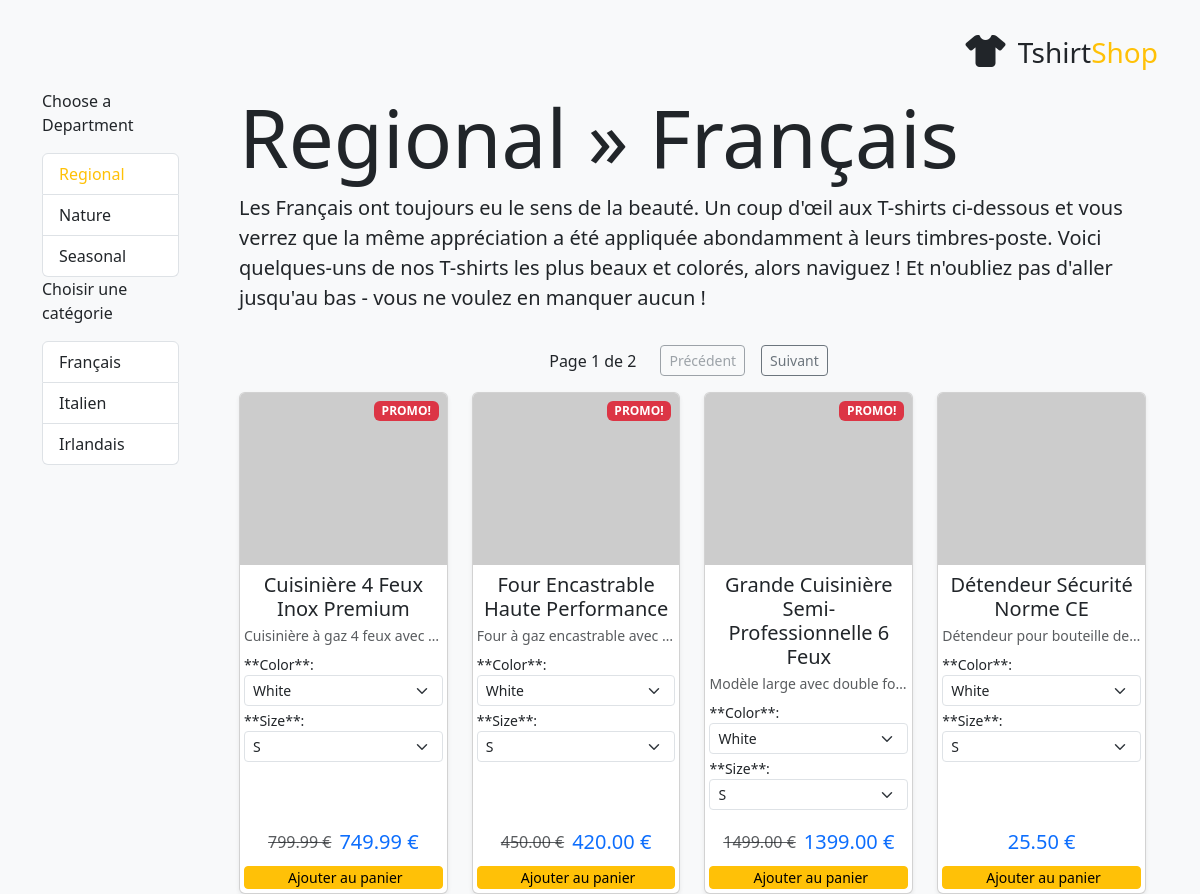
The page /index.php?DepartmentId=1&CategoryId=1 on the database its author committed.
### tables this page shows
CREATE TABLE `department` (
  `department_id` int(11) NOT NULL,
  `name` varchar(100) NOT NULL,
  `description` varchar(1000) DEFAULT NULL
);

CREATE TABLE `category` (
  `category_id` int(11) NOT NULL,
  `department_id` int(11) NOT NULL,
  `name` varchar(100) NOT NULL,
  `description` varchar(1000) DEFAULT NULL
);

CREATE TABLE `product` (
  `product_id` int(11) NOT NULL,
  `name` varchar(100) NOT NULL,
  `description` varchar(1000) NOT NULL,
  `price` decimal(10,2) NOT NULL,
  `discounted_price` decimal(10,2) NOT NULL DEFAULT '0.00',
  `image` varchar(150) DEFAULT NULL,
  `image_2` varchar(150) DEFAULT NULL,
  `thumbnail` varchar(150) DEFAULT NULL,
  `display` smallint(6) NOT NULL DEFAULT '0'
);

CREATE TABLE `attribute` (
  `attribute_id` int(11) NOT NULL,
  `name` varchar(100) NOT NULL
);

CREATE TABLE `attribute_value` (
  `attribute_value_id` int(11) NOT NULL,
  `attribute_id` int(11) NOT NULL,
  `value` varchar(100) NOT NULL
);

### presentation/templates_c/%%10^108^1083067C%%products_list.tpl.php (the view, shortened to what the rows shown need)
<?php echo smarty_function_load_presentation_object(array('filename' => 'products_list','assign' => 'obj'), $this);?>
<?php if ($this->_tpl_vars['obj']->mrTotalPages > 1): ?>
    <p class="d-flex justify-content-center align-items-center my-3">
        <span class="me-3">Page <?php echo $this->_tpl_vars['obj']->mPage; ?>
 de <?php echo $this->_tpl_vars['obj']->mrTotalPages; ?>
</span>
        <span class="mx-2">
            <?php if ($this->_tpl_vars['obj']->mLinkToPreviousPage): ?>
                <a href="<?php echo $this->_tpl_vars['obj']->mLinkToPreviousPage; ?>
" class="btn btn-outline-secondary btn-sm">Précédent</a>
            <?php else: ?>
                <span class="btn btn-outline-secondary btn-sm disabled">Précédent</span>
            <?php endif; ?>
        </span>
        <span class="mx-2">
            <?php if ($this->_tpl_vars['obj']->mLinkToNextPage): ?>
                <a href="<?php echo $this->_tpl_vars['obj']->mLinkToNextPage; ?>
" class="btn btn-outline-secondary btn-sm">Suivant</a>
            <?php else: ?>
                <span class="btn btn-outline-secondary btn-sm disabled">Suivant</span>
            <?php endif; ?>
        </span>
    </p>
<?php endif; ?>
<?php if ($this->_tpl_vars['obj']->mProducts): ?>
        <div class="row row-cols-1 row-cols-sm-2 row-cols-md-3 row-cols-lg-4 g-4">
        <?php unset($this->_sections['k']);
$this->_sections['k']['name'] = 'k';
$this->_sections['k']['loop'] = is_array($_loop=$this->_tpl_vars['obj']->mProducts) ? count($_loop) : max(0, (int)$_loop); unset($_loop);
$this->_sections['k']['show'] = true;
$this->_sections['k']['max'] = $this->_sections['k']['loop'];
$this->_sections['k']['step'] = 1;
$this->_sections['k']['start'] = $this->_sections['k']['step'] > 0 ? 0 : $this->_sections['k']['loop']-1;
if ($this->_sections['k']['show']) {
    $this->_sections['k']['total'] = $this->_sections['k']['loop'];
} else
    $this->_sections['k']['total'] = 0;
if ($this->_sections['k']['show']):
            for ($this->_sections['k']['index'] = $this->_sections['k']['start'], $this->_sections['k']['iteration'] = 1;
                 $this->_sections['k']['iteration'] <= $this->_sections['k']['total'];
                 $this->_sections['k']['index'] += $this->_sections['k']['step'], $this->_sections['k']['iteration']++):
$this->_sections['k']['rownum'] = $this->_sections['k']['iteration'];
$this->_sections['k']['index_prev'] = $this->_sections['k']['index'] - $this->_sections['k']['step'];
$this->_sections['k']['index_next'] = $this->_sections['k']['index'] + $this->_sections['k']['step'];
$this->_sections['k']['first']      = ($this->_sections['k']['iteration'] == 1);
$this->_sections['k']['last']       = ($this->_sections['k']['iteration'] == $this->_sections['k']['total']);
?>
                        <div class="col">
                <div class="card h-100 shadow-sm product-card-custom">
                                        <div class="position-relative">
                        <?php if ($this->_tpl_vars['obj']->mProducts[$this->_sections['k']['index']]['thumbnail'] != ""): ?>
                            <a href="<?php echo $this->_tpl_vars['obj']->mProducts[$this->_sections['k']['index']]['link_to_product']; ?>
">
                                                                                                <img src="https://placehold.co/600x500" class="card-img-top" alt="T-Shirt Placeholder">
                            </a>
                                                        <?php if ($this->_tpl_vars['obj']->mProducts[$this->_sections['k']['index']]['discounted_price'] != 0 && $this->_tpl_vars['obj']->mProducts[$this->_sections['k']['index']]['price'] > $this->_tpl_vars['obj']->mProducts[$this->_sections['k']['index']]['discounted_price']): ?>
                                <span class="badge bg-danger position-absolute top-0 end-0 mt-2 me-2">
                                    PROMO!
                                </span>
                            <?php endif; ?>
                        <?php endif; ?>
                    </div>
                                        <div class="card-body d-flex flex-column text-center m-0 p-1">
                        <h5 class="card-title fs-5 m-1">
                            <a href="<?php echo $this->_tpl_vars['obj']->mProducts[$this->_sections['k']['index']]['link_to_product']; ?>
" class="text-decoration-none text-dark">
                                <?php echo $this->_tpl_vars['obj']->mProducts[$this->_sections['k']['index']]['name']; ?>
                            </a>
                        </h5>
                        <p class="card-text text-muted small text-truncate m-0">
                            <?php echo $this->_tpl_vars['obj']->mProducts[$this->_sections['k']['index']]['description']; ?>
                        </p>
                                                <p class="attributes text-start small mt-2">
                                                <?php unset($this->_sections['l']);
$this->_sections['l']['name'] = 'l';
$this->_sections['l']['loop'] = is_array($_loop=$this->_tpl_vars['obj']->mProducts[$this->_sections['k']['index']]['attributes']) ? count($_loop) : max(0, (int)$_loop); unset($_loop);
$this->_sections['l']['show'] = true;
$this->_sections['l']['max'] = $this->_sections['l']['loop'];
$this->_sections['l']['step'] = 1;
$this->_sections['l']['start'] = $this->_sections['l']['step'] > 0 ? 0 : $this->_sections['l']['loop']-1;
if ($this->_sections['l']['show']) {
    $this->_sections['l']['total'] = $this->_sections['l']['loop'];
} else
    $this->_sections['l']['total'] = 0;
if ($this->_sections['l']['show']):
            for ($this->_sections['l']['index'] = $this->_sections['l']['start'], $this->_sections['l']['iteration'] = 1;
                 $this->_sections['l']['iteration'] <= $this->_sections['l']['total'];
                 $this->_sections['l']['index'] += $this->_sections['l']['step'], $this->_sections['l']['iteration']++):
$this->_sections['l']['rownum'] = $this->_sections['l']['iteration'];
$this->_sections['l']['index_prev'] = $this->_sections['l']['index'] - $this->_sections['l']['step'];
$this->_sections['l']['index_next'] = $this->_sections['l']['index'] + $this->_sections['l']['step'];
$this->_sections['l']['first']      = ($this->_sections['l']['iteration'] == 1);
$this->_sections['l']['last']       = ($this->_sections['l']['iteration'] == $this->_sections['l']['total']);
?>
                                                        <?php if ($this->_sections['l']['first'] || $this->_tpl_vars['obj']->mProducts[$this->_sections['k']['index']]['attributes'][$this->_sections['l']['index']]['attribute_name'] !== $this->_tpl_vars['obj']->mProducts[$this->_sections['k']['index']]['attributes'][$this->_sections['l']['index_prev']]['attribute_name']): ?>
                                **<?php echo $this->_tpl_vars['obj']->mProducts[$this->_sections['k']['index']]['attributes'][$this->_sections['l']['index']]['attribute_name']; ?>
**:
                                <select name="attr_<?php echo $this->_tpl_vars['obj']->mProducts[$this->_sections['k']['index']]['attributes'][$this->_sections['l']['index']]['attribute_name']; ?>
" class="form-select form-select-sm mb-1">
                            <?php endif; ?>
                                                        <option value="<?php echo $this->_tpl_vars['obj']->mProducts[$this->_sections['k']['index']]['attributes'][$this->_sections['l']['index']]['attribute_value']; ?>
">
                                <?php echo $this->_tpl_vars['obj']->mProducts[$this->_sections['k']['index']]['attributes'][$this->_sections['l']['index']]['attribute_value']; ?>
                            </option>
                            <?php if ($this->_sections['l']['last'] || $this->_tpl_vars['obj']->mProducts[$this->_sections['k']['index']]['attributes'][$this->_sections['l']['index']]['attribute_name'] !== $this->_tpl_vars['obj']->mProducts[$this->_sections['k']['index']]['attributes'][$this->_sections['l']['index_next']]['attribute_name']): ?>
                                </select>
                            <?php endif; ?>
                        <?php endfor; endif; ?>
                        </p>
                                                <div class="mt-auto">
                            <div class="price-section d-flex justify-content-center mb-1">
                                <?php if ($this->_tpl_vars['obj']->mProducts[$this->_sections['k']['index']]['discounted_price'] != 0): ?>
                                                                        <span class="text-muted text-decoration-line-through me-2 fs-6"><?php echo ((is_array($_tmp=$this->_tpl_vars['obj']->mProducts[$this->_sections['k']['index']]['price'])) ? $this->_run_mod_handler('string_format', true, $_tmp, "%.2f €") : smarty_modifier_string_format($_tmp, "%.2f €")); ?>
</span>
                                                                        <span class="h5 text-primary fs-5"><?php echo ((is_array($_tmp=$this->_tpl_vars['obj']->mProducts[$this->_sections['k']['index']]['discounted_price'])) ? $this->_run_mod_handler('string_format', true, $_tmp, "%.2f €") : smarty_modifier_string_format($_tmp, "%.2f €")); ?>
</span>
                                <?php else: ?>
                                                                        <span class="h5 text-primary fs-5"><?php echo ((is_array($_tmp=$this->_tpl_vars['obj']->mProducts[$this->_sections['k']['index']]['price'])) ? $this->_run_mod_handler('string_format', true, $_tmp, "%.2f €") : smarty_modifier_string_format($_tmp, "%.2f €")); ?>
</span>
                                <?php endif; ?>
                            </div>
                            <button type="button" class="btn btn-warning btn-sm w-100 p-0">
                                <i class="bi bi-cart-plus-fill me-1"></i> Ajouter au panier
                            </button>
                        </div>
                    </div>
                </div>
            </div>
        <?php endfor; endif; ?>
    </div> <?php endif; ?>

### presentation/templates_c/%%A5^A5A^A5A1C73D%%departments_list.tpl.php (shortened to what the rows shown need)
<?php echo smarty_function_load_presentation_object(array('filename' => 'departments_list','assign' => 'obj'), $this);?>
<div class="box">
  <ul class="list-group">
        <?php unset($this->_sections['i']);
$this->_sections['i']['name'] = 'i';
$this->_sections['i']['loop'] = is_array($_loop=$this->_tpl_vars['obj']->mDepartments) ? count($_loop) : max(0, (int)$_loop); unset($_loop);
$this->_sections['i']['show'] = true;
$this->_sections['i']['max'] = $this->_sections['i']['loop'];
$this->_sections['i']['step'] = 1;
$this->_sections['i']['start'] = $this->_sections['i']['step'] > 0 ? 0 : $this->_sections['i']['loop']-1;
if ($this->_sections['i']['show']) {
    $this->_sections['i']['total'] = $this->_sections['i']['loop'];
} else
    $this->_sections['i']['total'] = 0;
if ($this->_sections['i']['show']):
            for ($this->_sections['i']['index'] = $this->_sections['i']['start'], $this->_sections['i']['iteration'] = 1;
                 $this->_sections['i']['iteration'] <= $this->_sections['i']['total'];
                 $this->_sections['i']['index'] += $this->_sections['i']['step'], $this->_sections['i']['iteration']++):
$this->_sections['i']['rownum'] = $this->_sections['i']['iteration'];
$this->_sections['i']['index_prev'] = $this->_sections['i']['index'] - $this->_sections['i']['step'];
$this->_sections['i']['index_next'] = $this->_sections['i']['index'] + $this->_sections['i']['step'];
$this->_sections['i']['first']      = ($this->_sections['i']['iteration'] == 1);
$this->_sections['i']['last']       = ($this->_sections['i']['iteration'] == $this->_sections['i']['total']);
?>
      <li class="list-group-item list-group-item-action">
                <a <?php echo $this->_tpl_vars['selected']; ?>
 href="<?php echo $this->_tpl_vars['obj']->mDepartments[$this->_sections['i']['index']]['link_to_department']; ?>
" class="text-decoration-none text-dark">
          <?php echo $this->_tpl_vars['obj']->mDepartments[$this->_sections['i']['index']]['name']; ?>
        </a>
      </li>
    <?php endfor; endif; ?>
  </ul>
</div>

### presentation/templates_c/%%D3^D37^D37CBFF6%%categories_list.tpl.php (shortened to what the rows shown need)
<?php echo smarty_function_load_presentation_object(array('filename' => 'categories_list','assign' => 'obj'), $this);?>
<div class="box">
  <ul class="list-group">
  <?php unset($this->_sections['i']);
$this->_sections['i']['name'] = 'i';
$this->_sections['i']['loop'] = is_array($_loop=$this->_tpl_vars['obj']->mCategories) ? count($_loop) : max(0, (int)$_loop); unset($_loop);
$this->_sections['i']['show'] = true;
$this->_sections['i']['max'] = $this->_sections['i']['loop'];
$this->_sections['i']['step'] = 1;
$this->_sections['i']['start'] = $this->_sections['i']['step'] > 0 ? 0 : $this->_sections['i']['loop']-1;
if ($this->_sections['i']['show']) {
    $this->_sections['i']['total'] = $this->_sections['i']['loop'];
} else
    $this->_sections['i']['total'] = 0;
if ($this->_sections['i']['show']):
            for ($this->_sections['i']['index'] = $this->_sections['i']['start'], $this->_sections['i']['iteration'] = 1;
                 $this->_sections['i']['iteration'] <= $this->_sections['i']['total'];
                 $this->_sections['i']['index'] += $this->_sections['i']['step'], $this->_sections['i']['iteration']++):
$this->_sections['i']['rownum'] = $this->_sections['i']['iteration'];
$this->_sections['i']['index_prev'] = $this->_sections['i']['index'] - $this->_sections['i']['step'];
$this->_sections['i']['index_next'] = $this->_sections['i']['index'] + $this->_sections['i']['step'];
$this->_sections['i']['first']      = ($this->_sections['i']['iteration'] == 1);
$this->_sections['i']['last']       = ($this->_sections['i']['iteration'] == $this->_sections['i']['total']);
?>
    <li class="list-group-item list-group-item-action">
      <a <?php echo $this->_tpl_vars['selected']; ?>
 href="<?php echo $this->_tpl_vars['obj']->mCategories[$this->_sections['i']['index']]['link_to_category']; ?>
" class="text-decoration-none text-dark">
        <?php echo $this->_tpl_vars['obj']->mCategories[$this->_sections['i']['index']]['name']; ?>
      </a>
    </li>
  <?php endfor; endif; ?>
  </ul>
</div>

### presentation/templates_c/%%69^691^6917ADC1%%department.tpl.php (shortened to what the rows shown need)
<?php echo smarty_function_load_presentation_object(array('filename' => 'department','assign' => 'obj'), $this);?>
<h1 class="display-1"><?php echo $this->_tpl_vars['obj']->mName; ?>
</h1>
<p class="lead"><?php echo $this->_tpl_vars['obj']->mDescription; ?>
</p>
<?php $_smarty_tpl_vars = $this->_tpl_vars;
$this->_smarty_include(array('smarty_include_tpl_file' => "products_list.tpl", 'smarty_include_vars' => array()));
 ?>

### rows shown on the page
department: name "Regional", name.name "Regional » Français"
department: name "Nature"
department: name "Seasonal"
category: name "Français", description "Les Français ont toujours eu le sens de la beauté. Un coup d'œil aux T-shirts ci-dessous et vous verrez que la même appréciation a été appliquée abondamment à leurs timbres-poste. Voici quelques-uns de nos T-shirts les plus beaux et colorés, alors naviguez ! Et n'oubliez pas d'aller jusqu'au bas - vous ne voulez en manquer aucun !"
category: name "Italien"
category: name "Irlandais"
product: shows "PROMO!", name "Cuisinière 4 Feux Inox Premium", _sections "Cuisinière à gaz 4 feux avec…", name "White", name "S", price "799.99 €", discounted_price "749.99 €"
attribute: name "Color"
attribute: name "Size"
product: shows "PROMO!", name "Four Encastrable Haute Performance", _sections "Four à gaz encastrable avec…", name "White", name "S", price "450.00 €", discounted_price "420.00 €"
product: shows "PROMO!", name "Grande Cuisinière Semi-Professionnelle 6 Feux", _sections "Modèle large avec double fo…", name "White", name "S", price "1499.00 €", discounted_price "1399.00 €"
product: name "Détendeur Sécurité Norme CE", _sections "Détendeur pour bouteille de…", name "White", name "S", price "25.50 €"

### other values the page prints
$this->_tpl_vars['obj']->mPage "1"
$this->_tpl_vars['obj']->mrTotalPages "2"
